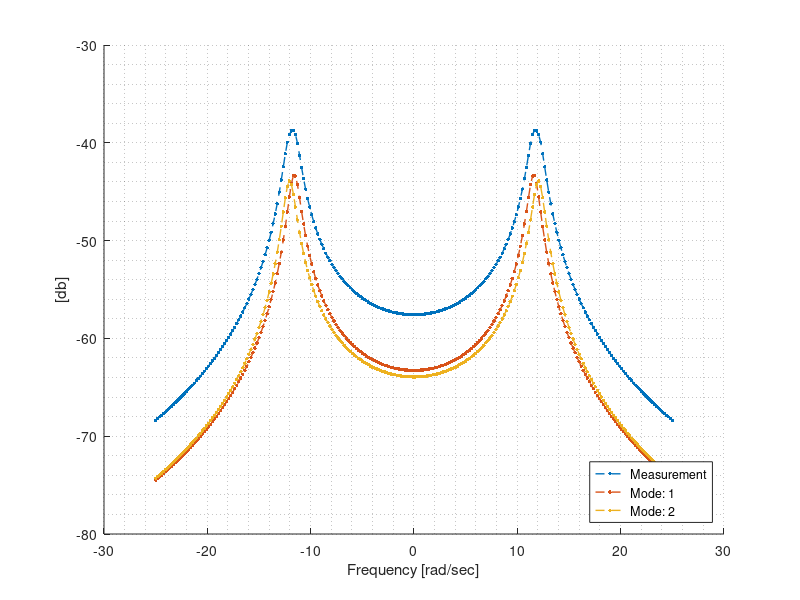

MATLAB code to generate this figure: (Note: this script raises an error after producing the figure.)
%% Solution of a proportionally damped (i.e. real normal modes) 2DOF shear 
% beam 
%
% jdv 3/11/15; 3/12/15; 7/14/2015; 07/23/2015

clear, clc

%% Setup Structure 
% 2DOF bernoulli shear beam with discrete translational springs at ends

% Design shear beam
b = 1;              % in
h = 12;             % in
I = b*h^3/12;       % in^4
E = 29e6;           % psi 
l = 100*12;         % ft -> in
grav = 386.4;       % in/sec^2;
mbar = b*h*.29;     % vol * density -> lbf
mbar = mbar/grav;   % lbm

% define discrete springs
k1 = E*I/l^3 * 300; % prev 300
k2 = E*I/l^3 * 300;

% form [M] [K]
M = mbar*l/2 * [ 1  0 ;  0 1];
k = E*I/l^3  * [ 12 -12; -12 12];

% Add springs to [K]
K = [k(1,1) + k1, k(1,2)    ;...
         k(2,1) , k(2,2)+k2];
     

%% Eigen analysis

% find weighted orthogonal vectors (orthonormal eigenvectors)
% and eigenvalues
[V,D] = eig(K,M); 

% get vector of un-dampted natural frequency
W = sqrt(diag(D)); % [rad/sec]

% decouple system 
Mr = V'*M*V; % modal mass, Mr - note: unitary mass
Kr = V'*K*V; % modal stiffness, Kr

% add proportional damping
dampr = .05;                 % damping ratio [5% critical damping]
dampf = -dampr*W;            % damping factor [rad/sec]
Wn = sqrt(W.^2 + dampf.^2);  % damped natural frequency [rad/sec]
root = dampf + 1j*Wn;        % form positive poles 

% define modal scaling for unit mass
%  notes: -true unity mass due to mass normalize eigenvector 
Qr = 1./(2j.*diag(Mr).*Wn);


%% FRF - Evaluate residues and system poles along frequency domain 
% Get residue [A]r for each mode r
% from eigenvectors to form partial fraction expansion

% form radial frequency vector
ns = 2^8;                   % number of spectral samples
w = linspace(-25,25,ns)';   % [rad/sec] (transpose now, once, instead of later)
ins = 1:2;                % index for input locations (columns of H)
outs = 1:2;               % index for output locations (rows of H)
no = length(outs);        % number of outputs
ni = length(ins);         % number of inputs
modes = 1:2;

A = zeros(no,ni,size(V,2));

for ii = modes
    A(:,:,ii) = Qr(ii) * V(:,ii) * V(:,ii).';
end

% anonymous fcn to evaluate frequency dependent portion of partial fraction
% expansion 
f = @(x,r) (x./(1j*w-r) + conj(x)./(1j*w-conj(r)));

HH = zeros(no,ni,ns);

for ii = outs
    for jj = ins
        for kk = modes
            HH(ii,jj,:) = squeeze(HH(ii,jj,:)) + f(A(ii,jj,kk),root(kk));
        end
    end
end


%% plots

in = 1;
out = 1;

figure; ah = axes; ph = [];

hold(ah,'all');
ph(1) = plot(w,mag2db(abs(squeeze(HH(in,out,:)))),'.--');
ph(2) = plot(w,mag2db(abs(f(A(in,out,1),root(1)))),'.--');
ph(3) = plot(w,mag2db(abs(f(A(in,out,2),root(2)))),'.--');


for ii = 1:3
    set(ph(ii),'linewidth',1, ...
            'markersize',8)
end
    
legend('Measurement', 'Mode: 1', 'Mode: 2', 'location','southeast');
grid(ah,'minor');
xlabel(ah,'Frequency [rad/sec]');
ylabel(ah,'[db]');



%% cmif - svd for shapes


%% cmif - plot - vector track

% artificial vector track
ff = 62;                            % freq index of mode switch
% ss = ss.';
s1 = [ss(1,1:ff-1) ss(2,ff:end)];   % mode 1
s2 = [ss(2,1:ff-1) ss(1,ff:end)];   % mode 2
SS = [s1; s2];


% plot
figure; ah = axes;
plot(w,mag2db(SS),'.-')
legend({'Mode: 1'; 'Mode: 2';});
grid(ah,'on');
xlabel(ah,'Frequency [rad/sec]','fontsize',16,'fontname','Times New Roman');
ylabel(ah,'Singular Value' ,'fontsize',16,'fontname','Times New Roman');
set(ah,'fontsize',16,'fontname','Times New Roman');


%% normalize mode shapes
% loop left singular vectors for mode shape
U = []; L = [];
for ii = 1:2    
    % normalize and save only real part
    U(:,ii) = real(normalizeMode(uu(:,1,peakLoc(ii))));
    
    % do not normalize, but save real part
    L(:,ii) = real(vv(:,1,peakLoc(ii)));
end

inLoc = 1:2; % index for input locations

% loop to scale left and right singular vectors
msf = []; Lm = [];
for ii = 1:2
    msf(ii) = pinv(L(:,ii))*U(inLoc,ii);
    Lm(:,ii) = msf(ii)*L(:,ii);
end


%% Curve Fitting - Modal Parameter Identification
%   use mode shapes to decouple MDOF to SDOF 
%   note: can be called DOF condensation
%         method used for eFRF

% loop spectral lines for eFRF
eH = [];
for ii = 1:ns
    % apply modal filter
    tt = U.'*reshape(H(ii,:),no,ni)*Lm;
    % save diagonal terms
    eH(ii,:) = diag(tt);
end


% pre-al
eHs = zeros(ns,ne); pols = zeros(ne,1); 
qr = zeros(ne,1);   ma = zeros(ne,1);
for ii = 1:2 % loop modes    
    % fit EFRF
    [ehs,pol,freqdamp,q,m] = efrf.eFRFfit2(eH.',U,Lm,w/2/pi,ii,peakLoc(ii),1:ni,5,4);    
    % save parameters
    eHs(:,ii) = ehs;    
    pols(ii) = pol;    
    frdmp(ii) = freqdamp;
    qr(ii) = q;         
    ma(ii) = m;
end

% plot eH and compare to true solution
figure; ah = axes;
plot(ah,w,mag2db(abs(eH)),'.-');
hold all
plot(ah,w,mag2db(abs(eHs)),'.-');
grid on


%% Modal Flexibility 

% dummy shape and scaling vars
UU = U;     % mode shape
Ma = ma;    % modal mass

% scale mode shapes w/ mass, and evaluate at jw = 0
flex = zeros(no,no);
for ii = 1:ne
    tmp = (UU(:,ii)*UU(:,ii).')/(-1*Ma(ii)*pols(ii));
    flex = flex + tmp + conj(tmp); % add each mode and complex conj
end


%% System Flexibility

%
Flex = zeros(no,no);
MA = [1/Q1 1/Q2];
for ii = 1:ne
    tmp = (V(:,ii)*V(:,ii).')/(-1*(MA(ii)*root(ii)));
    Flex = Flex + tmp + conj(tmp);
end

ff = [5; 0];    % force vector
Flex = inv(K);  % true flexibility matrix

DD = F*ff      % true disp vector
dd = flex*ff   % modal disp vector










%% Curve Fitting - True Solution (for comparison)
EH = [];
for ii = 1:ns
    % apply modal filter
    tt = V.'*reshape(H(ii,:),no,ni)*V;
    % save diagonal terms
    EH(ii,:) = diag(tt);
end

plot(ah,w,mag2db(abs(EH)),'.-');



%% plot shapes

xx = [0 l]; % x dimension
zz = U;    % modal amplitude

% plot
figure; ah = axes;
ph1 = plot(xx,zz(:,1),'o-');
hold(ah,'all');
ph2 = plot(xx,zz(:,2),'o-');
ph3 = plot(xx,zeros(size(xx)),'o-');
for kk = 1
% mode 1 properties
set(ph1,'linewidth',2,...
        'markeredgecolor','b',...
        'markerfacecolor','b',...
        'markersize',8);    
% mode 2 properties
set(ph2,'linewidth',2,...
        'color','r',...
        'markeredgecolor','r',...
        'markerfacecolor','r',...
        'markersize',8,...
        'displayname','Mode 2');
% un-deformed beam props
set(ph3,'linewidth',2,...
        'color','k',...
        'markeredgecolor','k',...
        'markerfacecolor','k',...
        'markersize',6);
% axes proprs
xlabel(ah,'Beam Length [in]','fontsize',18,'fontname','Times New Roman');
ylabel(ah,'Modal Amplitude' ,'fontsize',18,'fontname','Times New Roman');
set(ah,'fontsize',18,'fontname','Times New Roman');
ylim(ah,[-1 1]);
grid(ah,'on')
legend(ah,{'Mode 1' 'Mode 2'});
end













